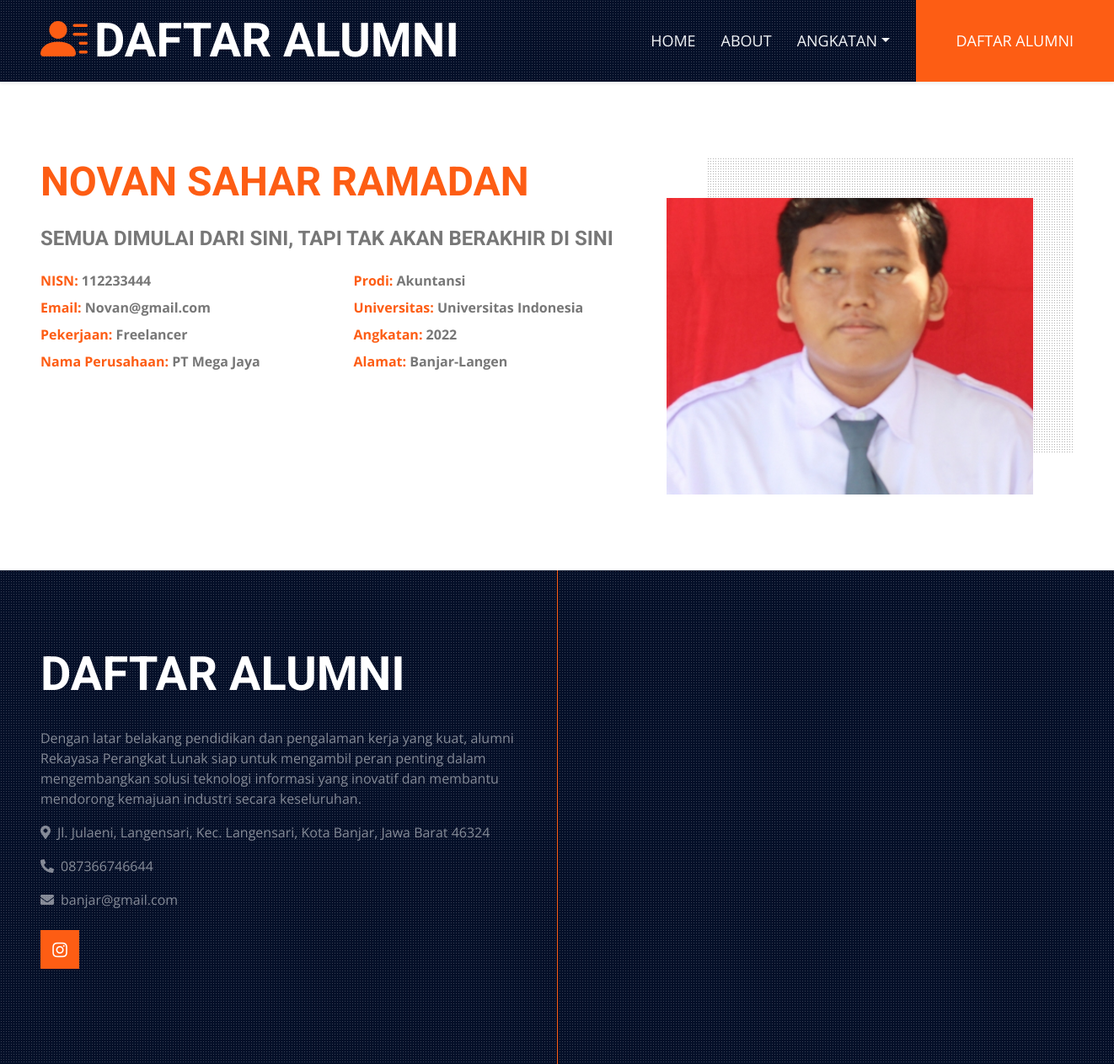
The app's page /frontend/detail-alumni.php?hai=112233444 with its own data.
### tables this page shows
CREATE TABLE `alumni` (
  `nisn` varchar(12) NOT NULL,
  `nama_lengkap` varchar(255) NOT NULL,
  `email` varchar(255) NOT NULL,
  `alamat` text NOT NULL,
  `pekerjaan` varchar(255) NOT NULL,
  `nama_perusahaan` varchar(255) NOT NULL,
  `motto` varchar(255) NOT NULL,
  `foto` varchar(255) NOT NULL,
  `password` varchar(255) NOT NULL,
  `angkatan` year(4) NOT NULL,
  `prodi` varchar(255) NOT NULL,
  `nama_universitas` varchar(255) NOT NULL,
  `no_hp` varchar(15) NOT NULL
);

CREATE TABLE `footer` (
  `id` int(11) NOT NULL,
  `judul` varchar(255) NOT NULL,
  `alamat` varchar(255) NOT NULL,
  `deskripsi` varchar(255) NOT NULL,
  `email` varchar(255) NOT NULL,
  `no_hp` varchar(255) NOT NULL,
  `instagram` varchar(255) NOT NULL
);

### frontend/detail-alumni.php (the view, shortened to what this page needs)
<?php
    include 'app/header.php';
    include 'app/navbar.php';
    require "koneksi.php";
    $nisn=$_GET['hai'];
    $query = "SELECT * FROM alumni WHERE nisn = '$nisn'";
    $result = mysqli_query($koneksi, $query) or die(mysqli_error($koneksi));
    $row = mysqli_fetch_assoc($result)
?>
<div class="container-fluid py-6 px-5">
        <div class="row g-5">
            <div class="col-lg-7">
                <h1 class="display-5 text-uppercase mb-4"><span class="text-primary"><?= $row['nama_lengkap']; ?></span></h1>
                <h4 class="text-uppercase mb-3 text-body"><?= $row['motto']; ?></h4>
                <div class="row gx-5 py-2">
                    <div class="col-sm-6 mb-2">
                        <p class="fw-bold mb-2"><span class="text-primary">NISN: </span><?= $row['nisn']; ?></p>
                        <p class="fw-bold mb-2"><span class="text-primary">Email: </span><?= $row['email']; ?></p>
                        <p class="fw-bold mb-2"><span class="text-primary">Pekerjaan: </span><?= $row['pekerjaan']; ?></p>
                        <p class="fw-bold mb-2"><span class="text-primary">Nama Perusahaan: </span><?= $row['nama_perusahaan']; ?></p>
                    </div>
                    <div class="col-sm-6 mb-2">
                        <p class="fw-bold mb-2"><span class="text-primary">Prodi: </span><?= $row['prodi']; ?></p>
                        <p class="fw-bold mb-2"><span class="text-primary">Universitas: </span><?= $row['nama_universitas']; ?></p>
                        <p class="fw-bold mb-2"><span class="text-primary">Angkatan: </span><?= $row['angkatan']; ?></p>
                        <p class="fw-bold mb-2"><span class="text-primary">Alamat: </span><?= $row['alamat']; ?></p>
                    </div>
                </div>
            </div>
            <div class="col-lg-5 pb-5" style="min-height: 400px;">
                <div class="position-relative bg-dark-radial h-100 ms-5">
                    <img class="position-absolute w-100 h-100 mt-5 ms-n5" src="../backend/pages/img/<?= $row['foto']; ?>" style="object-fit: cover;">
                </div>
            </div>
        </div>
    </div>
    <?php include 'app/footer.php'; ?>
</body>
</html>

### frontend/app/footer.php (shortened to what this page needs)
<?php
require 'koneksi.php';
$result = mysqli_query($koneksi, "SELECT * FROM footer");
$data = mysqli_fetch_assoc($result);
?>
<div class="footer container-fluid position-relative bg-dark bg-light-radial text-white-50 py-6 px-5">
    <div class="row ">
        <div class="col-lg-6 pe-lg-5 md-6">
            <a href="index.html" class="navbar-brand">
                <h1 class="m-0 display-4 text-uppercase text-white"><?= $data['judul']; ?></h1>
            </a>
            <p><?= $data['deskripsi']; ?></p>
            <p><i class="fa fa-map-marker-alt me-2"></i><?= $data['alamat']; ?></p>
            <p><i class="fa fa-phone-alt me-2"></i><?= $data['no_hp']; ?></p>
            <p><i class="fa fa-envelope me-2"></i><?= $data['email']; ?></p>
            <div class="d-flex justify-content-start mt-4">
                <a class="btn btn-lg btn-primary btn-lg-square rounded-0" href="<?= $data['instagram']; ?>"><i
                        class="fab fa-instagram"></i></a>
            </div>
        </div>
        <div class="col-lg-6 pe-lg-5 md-6">
            <iframe
                src="https://www.google.com/maps/embed?pb=!1m18!1m12!1m3!1d3957.020773861573!2d108.63257477438782!3d-7.351563292657272!2m3!1f0!2f0!3f0!3m2!1i1024!2i768!4f13.1!3m3!1m2!1s0x2e6f7d197699ecd7%3A0x420255777005d790!2sSMK%20Negeri%203%20Banjar!5e0!3m2!1sid!2sid!4v1684382123221!5m2!1sid!2sid"
                width="700" height="400" style="border:0;" allowfullscreen="" loading="lazy"
></iframe>
        </div>
    </div>
</div>

### frontend/css/style.css (style rules this page uses)
:root { --primary: #FD5D14; --secondary: #FDBE33; --light: #F4F6F8; --dark: #040F28; }
.py-6 { padding-top: 90px; padding-bottom: 90px; }
.btn { position: relative; font-weight: 600; text-transform: uppercase; transition: .5s; }
.btn::after { position: absolute; content: ""; width: 0; height: 5px; bottom: -1px; left: 50%; background: var(--primary); transition: .5s; }
.btn.btn-primary::after { background: var(--dark); }
.btn-primary { color: #FFFFFF; }
.btn-lg-square { width: 46px; height: 46px; }
.btn-square, .btn-sm-square, .btn-lg-square { padding-left: 0; padding-right: 0; text-align: center; }
.bg-dark-radial { background-image: -webkit-repeating-radial-gradient(center center, rgba(0, 0, 0, 0.3), rgba(0, 0, 0, 0.3) 1px, transparent 1px, transparent 100%); background-image: -moz-repeating-radial-gradient(center center, rgba(0, 0, 0, 0.3), rgba(0, 0, 0, 0.3) 1px, transparent 1px, transparent 100%); background-image: -ms-repeating-radial-gradient(center center, rgba(0, 0, 0, 0.3), rgba(0, 0, 0, 0.3) 1px, transparent 1px, transparent 100%); background-image: -o-repeating-radial-gradient(center center, rgba(0, 0, 0, 0.3), rgba(0, 0, 0, 0.3) 1px, transparent 1px, transparent 100%); background-image: repeating-radial-gradient(center center, rgba(0, 0, 0, 0.3), rgba(0, 0, 0, 0.3) 1px, transparent 1px, transparent 100%); background-size: 3px 3px; }
.bg-light-radial { background-image: -webkit-repeating-radial-gradient(center center, rgba(256, 256, 256, 0.2), rgba(256, 256, 256, 0.2) 1px, transparent 1px, transparent 100%); background-image: -moz-repeating-radial-gradient(center center, rgba(256, 256, 256, 0.2), rgba(256, 256, 256, 0.2) 1px, transparent 1px, transparent 100%); background-image: -ms-repeating-radial-gradient(center center, rgba(256, 256, 256, 0.2), rgba(256, 256, 256, 0.2) 1px, transparent 1px, transparent 100%); background-image: -o-repeating-radial-gradient(center center, rgba(256, 256, 256, 0.2), rgba(256, 256, 256, 0.2) 1px, transparent 1px, transparent 100%); background-image: repeating-radial-gradient(center center, rgba(256, 256, 256, 0.2), rgba(256, 256, 256, 0.2) 1px, transparent 1px, transparent 100%); background-size: 3px 3px; }
@media (min-width: 992px) { .footer::after { position: absolute; content: ""; width: 1px; height: 100%; top: 0; left: 50%; background: var(--primary) } }

### records on screen
alumni: nama_lengkap "NOVAN SAHAR RAMADAN", motto "SEMUA DIMULAI DARI SINI, TAPI TAK AKAN BERAKHIR DI SINI", nisn "112233444", email "Novan@gmail.com", pekerjaan "Freelancer", nama_perusahaan "PT Mega Jaya", prodi "Akuntansi", nama_universitas "Universitas Indonesia", angkatan "2022", alamat "Banjar-Langen", foto (picture)
footer: judul "DAFTAR ALUMNI", deskripsi "Dengan latar belakang pendidikan dan pengalaman kerja yang kuat, alumni Rekayasa Perangkat Lunak siap untuk mengambil peran penting dalam mengembangkan solusi teknologi informasi yang inovatif dan membantu mendorong kemajuan industri secara keseluruhan.", alamat "Jl. Julaeni, Langensari, Kec. Langensari, Kota Banjar, Jawa Barat 46324", no_hp "087366746644", email "banjar@gmail.com"
